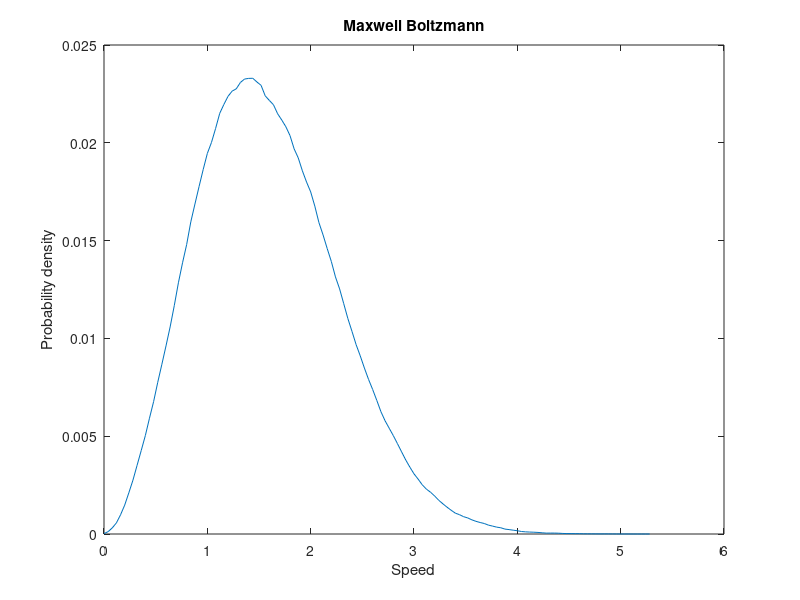

Write the MATLAB code that produced this figure.
clear all, close all, clc

x2 = importdata('xAxis.dat');
y2 = importdata('yAxis.dat');
y2 = y2/sum(y2);
plot(x2, y2);
xlabel('Speed');
ylabel('Probability density');
title('Maxwell Boltzmann');